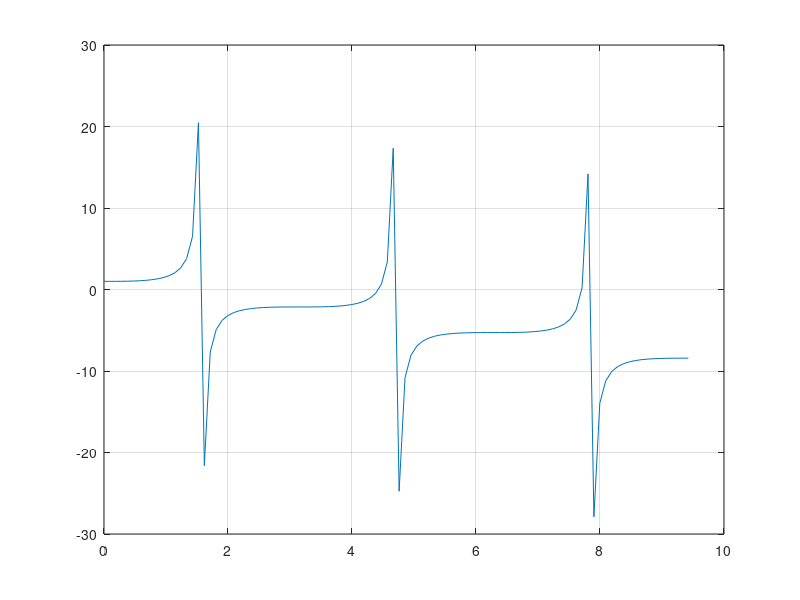
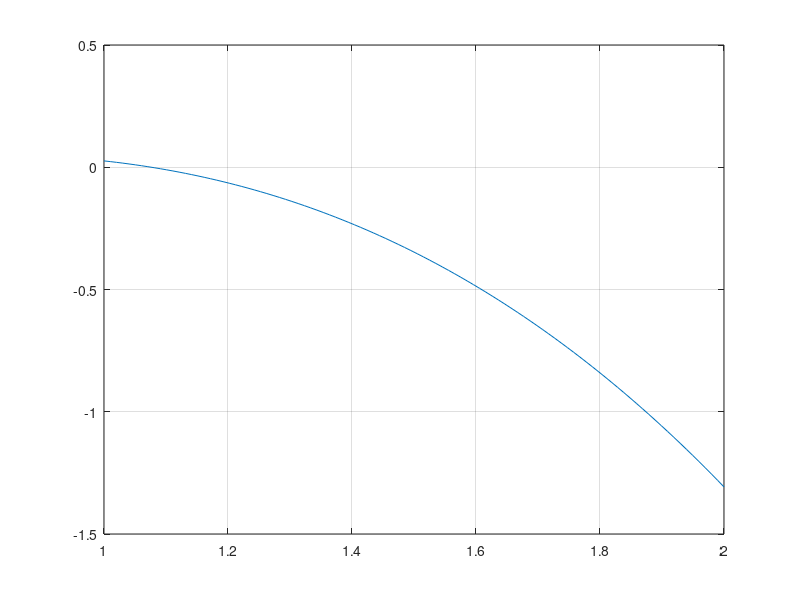

The MATLAB script that drew these images, in order: (Note: this script raises an error after producing the figures.)
%%
%uppg 1a
f = @(x) tan(x) - x + 1;
x = linspace(0,(3*pi));
y = f(x);
figure(1);
plot(x,y), grid on
x = fzero(f, 4.5)
x = fzero(f, 7.5)

%%
%uppg 1b
f = @(x) sin(x) - 0.3*exp(x);
x = linspace(1, 2);
y = f(x);
figure(2);
plot(x,y), grid on
%solve gave us a root at 0.5419, therefore we look close to 0.5
x = fzero(f, 0.5)
x = fzero(f, 1)

%%
%uppg 1c
f = @(x) (0.1*(x.^3) - 5*(x.^2) - x + exp(-1 * x));
x = linspace(50, 60);
y = f(x);
r = solve(f)
figure(3);
plot(x,y), grid on
x = fzero(f, 0.3)
x = fzero(f, 50)

%%
%uppg 2
% f = @(d) 1 - 4*(sqrt(d.^2 + 9) - 3) .* d - (sqrt(d.^2 + 9))

f = @(d) 4*(sqrt(d.^2 + 9) - 3) .* d - (sqrt(d.^2 + 9))

d = linspace(-10, 10);
y = f(d);
ylim([0, 103]);
figure(4);
plot(d,y)
grid on
fzero(f, 2)

%%
%uppg 3
R = 0.0820578;
T = 500;
n = 2;
P = 100;
a = 3.640;
b = 0.04267;

f = @(V) ((n*R*T)./(V-n*b)) - a*((n./V)).^2 - P;

V = linspace(-10, 10);

y = f(V);
ylim([-80, 80]);
figure(5);
plot(V,y)
grid on
fzero(f, 1)

%%
%uppg 4

r = 1;
pp = 700;
pv = 1000;
g = 9.81;


x = linspace(-1, 3);

%V = pi*x.*(x - ((x.^2)/3));
ballWeight = ((4*pi*r^3)/3) * pp;
f = @(x) pv*g*(pi*x.*(x - ((x.^2)/3))) - ballWeight;
y = f(x);
figure(6);
plot(x,y)
grid on

fzero(f, -0.3)
fzero(f, 0.3)
%%
% uppg 5

k = 1.2;
e = 0.8;
T0 = 625;
%T1;
Tair = 300;
h = 20;
o = 5.67*10^-8;
dX = 0.05;

x = linspace(0, 600);
f = @(x) (e*o).*(x.^4 - Tair.^4) + h.*(x-Tair) - (k/dX.*(T0-x));
y = f(x);
figure(7);
plot(x,y)
grid on
T1 = fzero(f, 450)

%% 
%uppg 5.(2)
syms x
f = x.^2 / (x-1);

dfx = diff(f,x,1)
diff(dfx,x)

%%
%uppg 6
syms x;
f = log(x);
taylor(f,x,1,'order',5) % order = n-1;

%%
%uppg 6.(2)

syms x;
f = @(x) -exp(-x) .* sin(4*x);
df = diff(f,x);
g = @(x) sin(4*x).*exp(-x) - 4*cos(4*x).*exp(-x);
frev = @(x) -1 * (-exp(-x) .* sin(4*x));

x = linspace(0,3);
[minlocal, yValLocal] = fminbnd(f,0,3)
[maxlocal, yValLocalMax] = fminbnd(frev,2,3)
[maxGlobal, yValGlobalMax] = fminbnd(frev,0,1.5)

y = f(x);
yderr = g(x);

figure(8)
plot(x,y)
grid on
hold on
plot(x,yderr,'--')


%DOTS--------------------------
%BLUE = MIN GLOBAL, RED = MIN LOCAL

%find x value at 
getGlobal_X = fzero(g, 0)
%dot at local minimaplot(minlocal,yValLocal,'o', 'MarkerFaceColor', 'r')
%dot at global minima
plot(getGlobal_X,f(getGlobal_X),'o', 'MarkerFaceColor', 'b')

%BLACK = MAX LOCAL, GREEN = MAX GLOBAL
plot(maxlocal,-1 * yValLocalMax,'o', 'MarkerFaceColor', 'k')
plot(maxGlobal,-1 * yValGlobalMax,'o', 'MarkerFaceColor', 'g')
%------------------------------
syms x;
f = @(x) cos(2*x) + sin(x) + exp(-x.^2);
df = diff(f,x)
g = @(x) cos(x) - (2*sin(2*x)) - (2*x).*exp(-x.^2);
frev = @(x) -1 * (cos(2*x) + sin(x) + exp(-x.^2));

x = linspace(-2,2);
[minlocal, yValLocal] = fminbnd(f,0,2)
[maxlocal, yValLocalmax] = fminbnd(frev,0,2)

y = f(x);
yderr = g(x);


figure(9);
plot(x,y)
grid on
hold on
plot(x,yderr, '--')
%DOTS--------------------------
%BLUE = GLOBAL, RED = LOCAL

%find x value at 
getGlobal_X = fzero(g, -1.5)
%dot at local minima
plot(minlocal,yValLocal,'o', 'MarkerFaceColor', 'r')
%dot at global minima
plot(getGlobal_X,f(getGlobal_X),'o', 'MarkerFaceColor', 'b')

%BLACK = MAX LOCAL, GREEN = MAX GLOBAL
plot(maxlocal,-1 * yValLocalmax,'o', 'MarkerFaceColor', 'k')
%------------------------------

syms x;
f = @(x) (1./((x-3).^2 + 1)) - (x./((x-1).^2 + 0.1));
df = diff(f,x)
g = @(x)(x.*(2*x - 2))./((x - 1).^2 + 1/10).^2 - 1./((x - 1).^2 + 1/10) - (2*x - 6)./((x - 3).^2 + 1).^2;
frev = @(x) -1 * ((1./((x-3).^2 + 1)) - (x./((x-1).^2 + 0.1)));

x = linspace(0,5);
[minlocal, yValLocal] = fminbnd(f,0,5)
[maxlocal,yValLocalMax] = fminbnd(frev,0,5)

y = f(x);
yderr = g(x);


figure(10)
plot(x,y)
grid on
hold on
plot(x,yderr, '--')

%DOTS--------------------------
%BLUE = MIN GLOBAL, RED = MIN LOCAL
%dot at local minima
plot(minlocal,yValLocal,'o', 'MarkerFaceColor', 'r')
%BLACK = MAX LOCAL, GREEN = MAX GLOBAL
plot(maxlocal,-1 * yValLocalMax,'o', 'MarkerFaceColor', 'k')
%------------------------------

%%
%uppg 8 
syms x;
f = x.^2.*sin(x);
int(f,x)

%%
%uppg 9 
syms x;

%Analytical
f = x.*sin(x.^2);
I0 = int(f,x, 0, 10)

%Numerically
f = @(x) x.*sin(x.^2);
I1 = integral(f,0,10)

%%
%uppg 10
% x(t), y(t) = (t*cos(5t), sin(3t)), 0<= t <= 3
syms t;
t = 0:0.1:3;
x = (t.*cos(5*t));
y =  sin(3*t);
figure(11);
plot(x,y)

fx = @(t) (t.*cos(5*t));
fy = @(t) sin(3*t);

flenght = @(t) (sqrt((cos(5*t) - 5*t.*sin(5*t)).^2 + (3.*cos(3*t)).^2));
Length = integral(flenght,0,3)

%%
%uppg11

syms t;
t = 0:0.1:2*pi;
x = 8*cos(t);
y =  sin(t);
figure(12);
plot(x,y)

%-8*sin(x)
%cos(x)

flenght = @(t) sqrt((-8*sin(t)).^2 + (cos(t).^2));
Length = integral(flenght,0,3)
 
%%
%uppg12

syms x;
c1 = 30 / (60.^2);
f= @(x) c1.*x.^2;
df = @(x) sqrt(1 + ((2*c1*x).^2));



x = linspace(-70,70);

y = f(x);
figure(13);
plot(x,y)
grid on;
hold on;
plot(60, 30 ,'bo')
plot(-60, 30 ,'bo')

L = integral(df,-60,60)

%%
%13

L = 3;
B = 4;
syms x;

x = linspace(0,3);
f = @(x) 0.02*sin(4*pi*x);
y = f(x);
figure(15);
plot(x,y)

df = @(x) sqrt(1 + ((2*pi*cos(4*pi*x))/25).^2);

Lx = integral(df,0,3)
Ltot = Lx*4

%%
%14

c = @(t) cos((pi*t.^2)./2);
s = @(t) sin((pi*t.^2)./2);

C = integral(c,0,5)
S = integral(s,0,5)

%% DEL2
% 1a
x = linspace(-2,2);
y = linspace(-2,2);
[X,Y] = meshgrid(x,y);
Z = sin(X.^2 + Y.^2);
figure(16)
mesh(X,Y,Z)
figure(17)
contour(X,Y,Z)
xlabel('x');
ylabel('y');
zlabel('z');

%%
%1b

%x^2 + y^2 = r^2 ger intervall:
r = 0:0.2:2;
%2*pi is a whole period, pi gives half, 40 is resolution
theta = linspace(0, 2*pi, 40);
[R, THETA] = meshgrid(r, theta);

%I och med cirklens ekvation, beräknas X och Y med radianer. 
X = R.*cos(THETA);
Y = R.*sin(THETA);
Z = sin(X.^2 + Y.^2);
figure(18)
mesh(X,Y,Z)
figure(19)
contour(X,Y,Z)
xlabel('x');
ylabel('y');
zlabel('z');
%%
%2

syms x y;
f = sin(x.^2 + y.^2);
gradf = jacobian(f, [x,y])
pretty(gradf)

%%
%3a
x = linspace(-2, 2);
y = linspace(-2, 2);
[X, Y] = meshgrid(x,y)
Z = sin(X.^2 + Y.^2);
[Fx, Fy] = gradient(Z, 0.1 , 0.1);
%countor kan ses som derivatan vid denna punkt dvs lutning av funktionen.
figure(20);
contour(Z)
hold on 
quiver(Fx, Fy)

%%
%3b
r = -2:0.2:2;
%2*pi is a whole period, pi gives half, 40 is resolution
theta = linspace(0, 2*pi, 40);
[R, THETA] = meshgrid(r, theta);

%I och med cirklens ekvation, beräknas X och Y med radianer. 
X = R.*cos(THETA);
Y = R.*sin(THETA);
Z = sin(X.^2 + Y.^2);
[Fx, Fy] = gradient(Z, 0.5 , 0.5);
figure(21)
contour(Z)
grid on
hold on 
quiver(Fx, Fy)

%%
%4a
r = 0:0.1:7;
theta = linspace(0, 2*pi, 40);
[R, THETA] = meshgrid(r, theta);
X = R.*cos(THETA);
Y = R.*sin(THETA);

Z = sqrt(49.00001 - (X.^2) - (Y.^2));
mesh(X,Y,Z)
hold on

syms x y z
f = sqrt(49 - (x.^2) - (y.^2));
tangentPlane = taylor(f, [x y z], [6 2 3], 'order', 2)
x = linspace(-10,10);
y = linspace(-10,10);
[X,Y] = meshgrid(x,y);
Z = (49/3 - (2*Y)/3 - 2*X);
xlim([-10 10])
ylim([-10 10])
zlim([0 10])
xlabel('x');
ylabel('y');
zlabel('z');
figure(22);
mesh(X,Y,Z)

scatter3(6, 2, 3)

%%
%4b

syms x y z
f = sqrt(49 - (x.^2) - (y.^2));
tangentPlane = taylor(f, [x y z], [6 2 3], 'order', 3)

%%
%5
syms x y
f = x - log(x - y.^2);
gradf= jacobian(f, [x y]);
[xst yst] = solve(gradf(1), gradf(2), x, y)

hessian= jacobian(gradf, [x y]);
hessian_st = double(subs(hessian, [x y], [1 0]));
eigs(hessian_st)
%%
%6
syms x
x = linspace (-4, 4);
f = @(x) sin(x);
y = f(x);
figure(23);
plot(x,y)
hold on

g = @(x) ((x.^2) + 2);
y1 = g(x);
plot(x,y1)

nint = 1000;
xint = linspace(-.5,.5,nint)';
y1int = f(xint);
y2int = g(xint);

d = sqrt((xint - xint.').^2 + (y1int - y2int.').^2);
d = d + diag(repmat(inf,nint,1));
[mind,ind] = min(d(:));
[i1,i2] = ind2sub([nint,nint],ind);
plot([xint(i1),xint(i2)],[y1int(i1),y2int(i2)],'-bo')

%%
%7
syms x y
f = (x+y).*exp(x);
I = int(int(f,x,0,2),y,-1,2)

f = @(x,y) (x+y).*exp(x);

I = dblquad(f, 0,2,-1,2)

%%
%8


x = linspace(0, 3);
y = linspace(0, 5);
[X, Y] = meshgrid(x,y);
Z = 20 + (30 ./ ((X-2).^2 + (Y-1).^2 + 1));

%a
figure(24);
mesh(X,Y,Z)
xlabel('x');
ylabel('y');
zlabel('z');

T = @(x,y) 20 + (30 ./ ((x-2).^2 + (y-1).^2 + 1));
%b

I = dblquad(T,0,3,0,5)./(15)
%%
%9

z = @(x,y) 1./(1+x+y);

Volume = dblquad(z,0,2,0,1)

%%
%10
I = dblquad(@integrand,-2,0,-1,1)
function z = integrand(x,y)

n = length(x);
z = zeros(1,n);

for i = 1:n
    if(x(i) >= -2 & x(i) <= 0) & (x(i)+1)^2 + y^2 < 1
       z(i) = ((x(i).^3).*y + (x(i).^2).*(y.^2));
    end
end
end